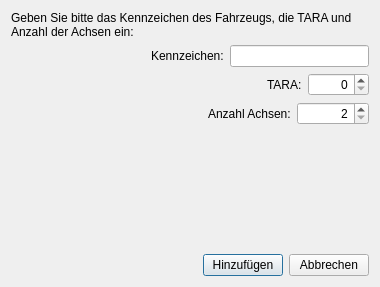
<?xml version="1.0" encoding="UTF-8"?>
<ui version="4.0">
 <class>CreateVehicleDialog</class>
 <widget class="QDialog" name="CreateVehicleDialog">
  <property name="geometry">
   <rect>
    <x>0</x>
    <y>0</y>
    <width>380</width>
    <height>287</height>
   </rect>
  </property>
  <property name="windowTitle">
   <string>Fahrzeug hinzufügen</string>
  </property>
  <layout class="QVBoxLayout" name="verticalLayout">
   <item>
    <widget class="QLabel" name="label">
     <property name="text">
      <string>Geben Sie bitte das Kennzeichen des Fahrzeugs, die TARA und Anzahl der Achsen ein: </string>
     </property>
     <property name="wordWrap">
      <bool>true</bool>
     </property>
     <property name="textInteractionFlags">
      <set>Qt::NoTextInteraction</set>
     </property>
    </widget>
   </item>
   <item>
    <layout class="QHBoxLayout" name="horizontalLayout_4">
     <item>
      <spacer name="horizontalSpacer_4">
       <property name="orientation">
        <enum>Qt::Horizontal</enum>
       </property>
       <property name="sizeHint" stdset="0">
        <size>
         <width>40</width>
         <height>20</height>
        </size>
       </property>
      </spacer>
     </item>
     <item>
      <widget class="QLabel" name="label_4">
       <property name="text">
        <string>Kennzeichen:</string>
       </property>
      </widget>
     </item>
     <item>
      <widget class="QLineEdit" name="_editName">
       <property name="maxLength">
        <number>10</number>
       </property>
      </widget>
     </item>
    </layout>
   </item>
   <item>
    <layout class="QHBoxLayout" name="horizontalLayout_2">
     <item>
      <spacer name="horizontalSpacer_2">
       <property name="orientation">
        <enum>Qt::Horizontal</enum>
       </property>
       <property name="sizeHint" stdset="0">
        <size>
         <width>40</width>
         <height>20</height>
        </size>
       </property>
      </spacer>
     </item>
     <item>
      <widget class="QLabel" name="label_2">
       <property name="text">
        <string>TARA:</string>
       </property>
      </widget>
     </item>
     <item>
      <widget class="QSpinBox" name="_spinTara">
       <property name="alignment">
        <set>Qt::AlignRight|Qt::AlignTrailing|Qt::AlignVCenter</set>
       </property>
       <property name="maximum">
        <number>99999</number>
       </property>
      </widget>
     </item>
    </layout>
   </item>
   <item>
    <layout class="QHBoxLayout" name="horizontalLayout_3">
     <item>
      <spacer name="horizontalSpacer_3">
       <property name="orientation">
        <enum>Qt::Horizontal</enum>
       </property>
       <property name="sizeHint" stdset="0">
        <size>
         <width>40</width>
         <height>20</height>
        </size>
       </property>
      </spacer>
     </item>
     <item>
      <widget class="QLabel" name="label_3">
       <property name="text">
        <string>Anzahl Achsen:</string>
       </property>
      </widget>
     </item>
     <item>
      <widget class="QSpinBox" name="_spinAxes">
       <property name="minimumSize">
        <size>
         <width>72</width>
         <height>0</height>
        </size>
       </property>
       <property name="alignment">
        <set>Qt::AlignRight|Qt::AlignTrailing|Qt::AlignVCenter</set>
       </property>
       <property name="minimum">
        <number>2</number>
       </property>
       <property name="maximum">
        <number>5</number>
       </property>
      </widget>
     </item>
    </layout>
   </item>
   <item>
    <spacer name="verticalSpacer">
     <property name="orientation">
      <enum>Qt::Vertical</enum>
     </property>
     <property name="sizeHint" stdset="0">
      <size>
       <width>20</width>
       <height>40</height>
      </size>
     </property>
    </spacer>
   </item>
   <item>
    <layout class="QHBoxLayout" name="horizontalLayout">
     <item>
      <spacer name="horizontalSpacer">
       <property name="orientation">
        <enum>Qt::Horizontal</enum>
       </property>
       <property name="sizeHint" stdset="0">
        <size>
         <width>40</width>
         <height>20</height>
        </size>
       </property>
      </spacer>
     </item>
     <item>
      <widget class="QPushButton" name="_buttonAdd">
       <property name="text">
        <string>Hinzufügen</string>
       </property>
      </widget>
     </item>
     <item>
      <widget class="QPushButton" name="_buttonCancel">
       <property name="text">
        <string>Abbrechen</string>
       </property>
      </widget>
     </item>
    </layout>
   </item>
  </layout>
 </widget>
 <resources/>
 <connections/>
</ui>
